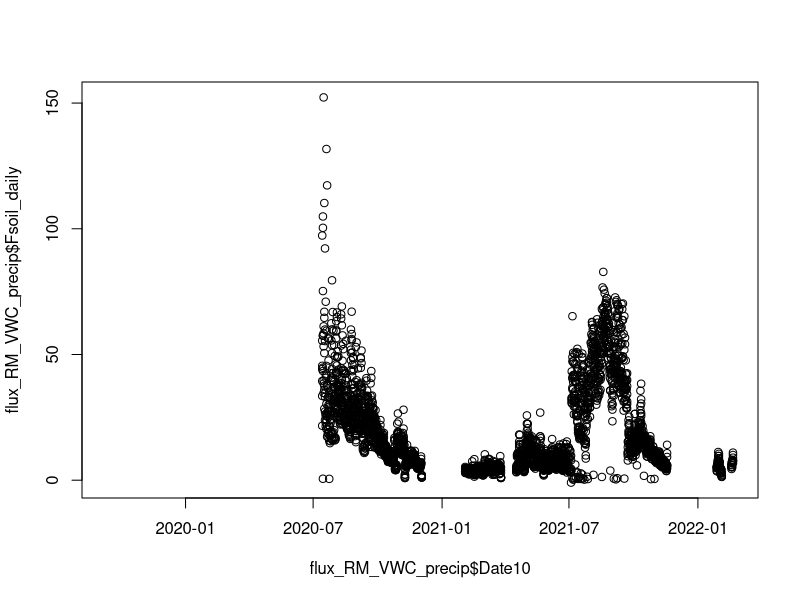
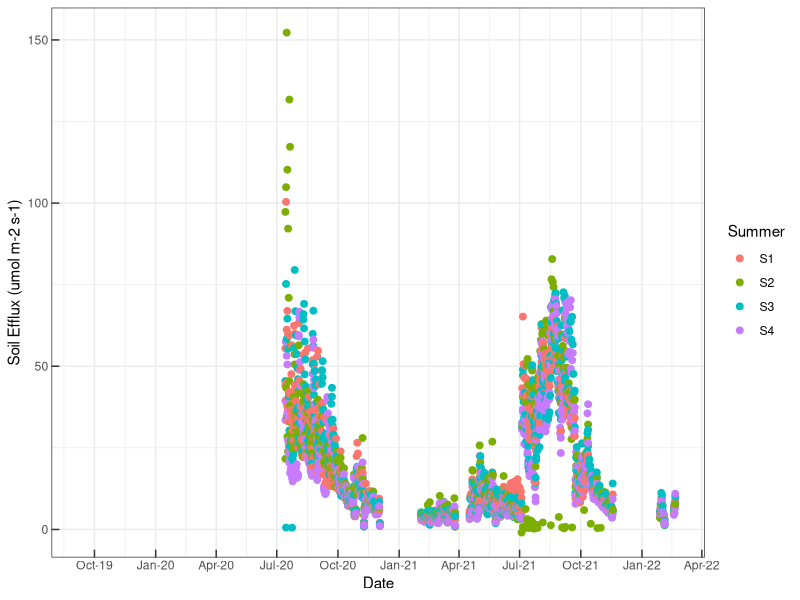
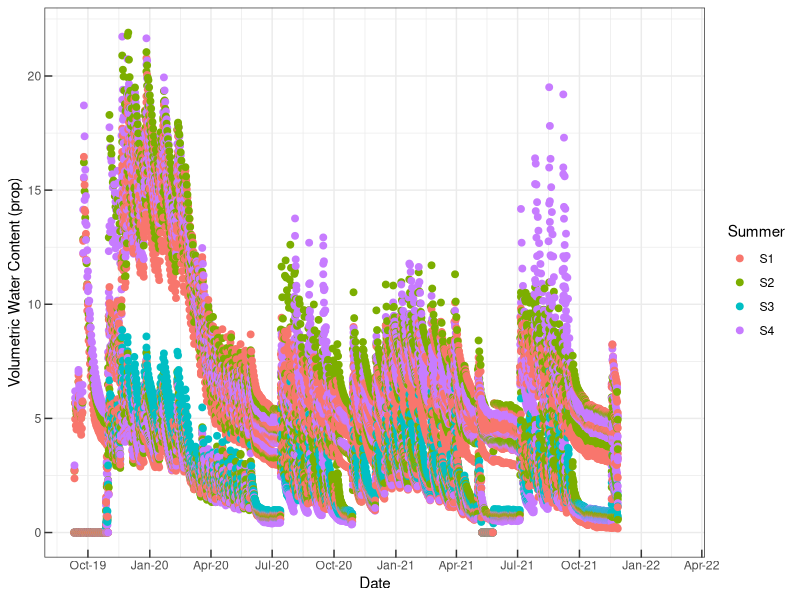
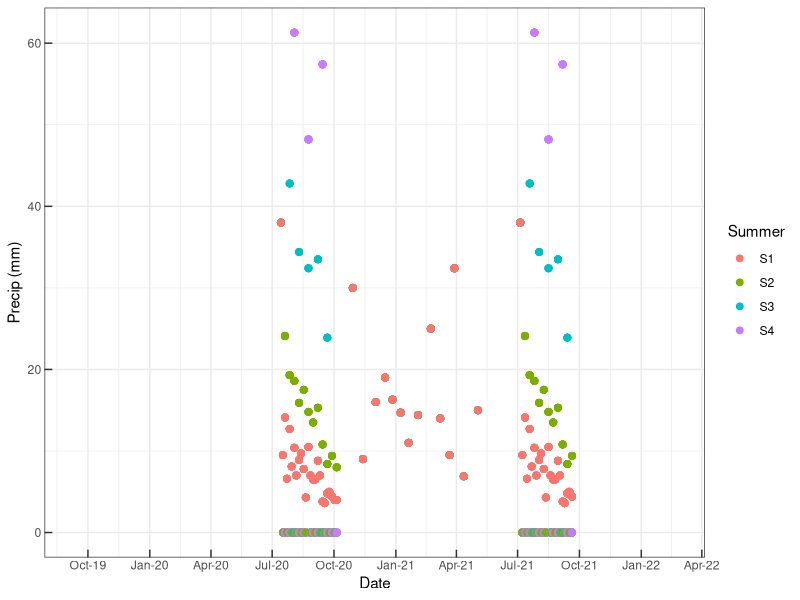
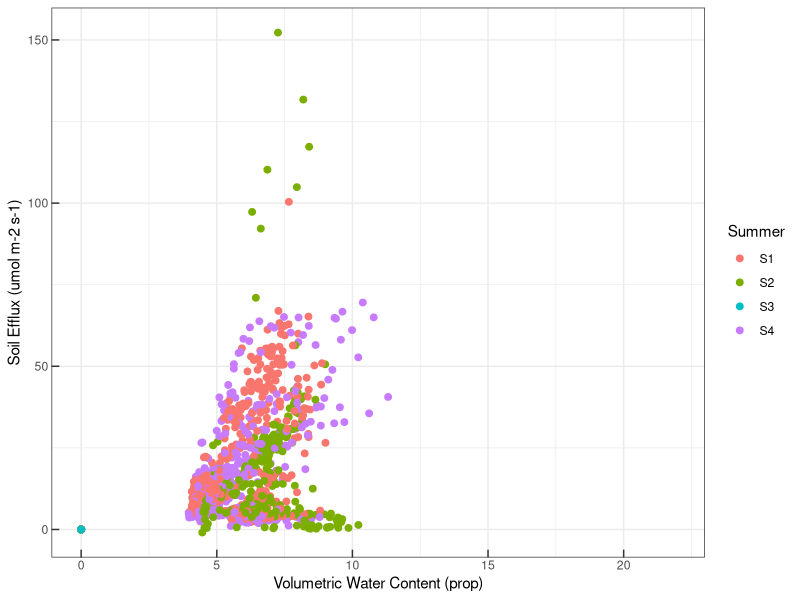

These figures' R source, in order: (Note: this script raises an error after producing the figures.)
############################################################################
###### Author: Dave Moore
###### Date: May 12 2022
###### Purpose: Read and explore merged Rainman data
############################################################################
library(dplyr)
library(tidyverse)
library(lubridate)
library(skimr)
library(data.table)
library(tidyr)
library(ggplot2)

############################################################################
# Read in files from data store
############################################################################


############################################################################
#### Merged file is created by 001_RM_Read_Merge_Flux_Rain_VWC.R
#### on May 12 - Dave has some concerns that the merged VWC contains
#### multiple probes per Date10 - need to check with Fangue on protocol
### reommend pausing Rainman analysis and focusing on Kendall
############################################################################

flux_RM_VWC_precip <- read.csv("data/RM_dailyFlux_VWC_Rain.csv",
                        sep=",",header=TRUE, na.strings = "NA")
flux_RM_VWC_precip$Date10 = as.Date(flux_RM_VWC_precip$Date10)

####### Plots #######
plot(flux_RM_VWC_precip$Date10, flux_RM_VWC_precip$Fsoil_daily)

# PlotFlux by Treatment in RAINMAN  
Flux_byTreat_mge <- ggplot(flux_RM_VWC_precip, 
                           aes(x=Date10, y=Fsoil_daily, 
                               group=Summer, 
                               color=Summer
                           )) +
  theme_bw() +
  theme(axis.ticks.length = unit(-0.2, "cm"))+
  #Note that I have stored the Date10 variable as.Date 
  #this allows me to use date functions like this
  
  scale_x_date(date_breaks = "3 month" , date_labels = "%b-%y")+
  xlab("Date") +
  ylab("Soil Efflux (umol m-2 s-1)") +
  geom_point(size = 2) 


# Plot VWC by Treatment in RAINMAN  
VWC_daily_byTreat_mge <- ggplot(flux_RM_VWC_precip, 
                                aes(x=Date10, y=VWC_daily,
                                    group=Summer, 
                                    color=Summer
                                )) +
  theme_bw() +
  theme(axis.ticks.length = unit(-0.2, "cm"))+
  #Note that I have stored the Date10 variable as.Date 
  #this allows me to use date functions like this
  
  scale_x_date(date_breaks = "3 month" , date_labels = "%b-%y")+
  xlab("Date") +
  ylab("Volumetric Water Content (prop)") +
  geom_point(size = 2) 



# Plot Precip by Treatment in RAINMAN  
RAIN_daily_byTreat_mge <- ggplot(flux_RM_VWC_precip, 
                                 aes(x=Date10, y=Precip_daily,
                                     group=Summer, 
                                     color=Summer
                                 )) +
  theme_bw() +
  theme(axis.ticks.length = unit(-0.2, "cm"))+
  #Note that I have stored the Date10 variable as.Date 
  #this allows me to use date functions like this
  
  scale_x_date(date_breaks = "3 month" , date_labels = "%b-%y")+
  xlab("Date") +
  ylab("Precip (mm)") +
  geom_point(size = 2) 


# Plot Flux by VWC in RAINMAN  
Flux_VWC_daily_byTreat_mge <- ggplot(flux_RM_VWC_precip, 
                                     aes(x=VWC_daily, y=,Fsoil_daily,
                                         group=Summer, 
                                         color=Summer
                                     )) +
  theme_bw() +
  theme(axis.ticks.length = unit(-0.2, "cm"))+
  #Note that I have stored the Date10 variable as.Date 
  #this allows me to use date functions like this
  
  #scale_x_date(date_breaks = "3 month" , date_labels = "%b-%y")+
  xlab("Volumetric Water Content (prop)") +
  ylab("Soil Efflux (umol m-2 s-1)") +
  geom_point(size = 2) 


### display plots
Flux_byTreat_mge
VWC_daily_byTreat_mge
RAIN_daily_byTreat_mge
Flux_VWC_daily_byTreat_mge

###### Calculate main effects
flux_RM_VWC_precip_BYTRT =flux_RM_VWC_precip %>%
  group_by(House) %>% 
  summarize(
    Mean_Fsoil_TRT = mean(Fsoil_daily, na.rm=TRUE),
    Mean_VWC_TRT = mean(VWC_daily, na.rm=TRUE),
    Mean_Precip_TRT = mean(Precip_daily, na.rm=TRUE),
  )
flux_RM_VWC_precip_BYTRT
